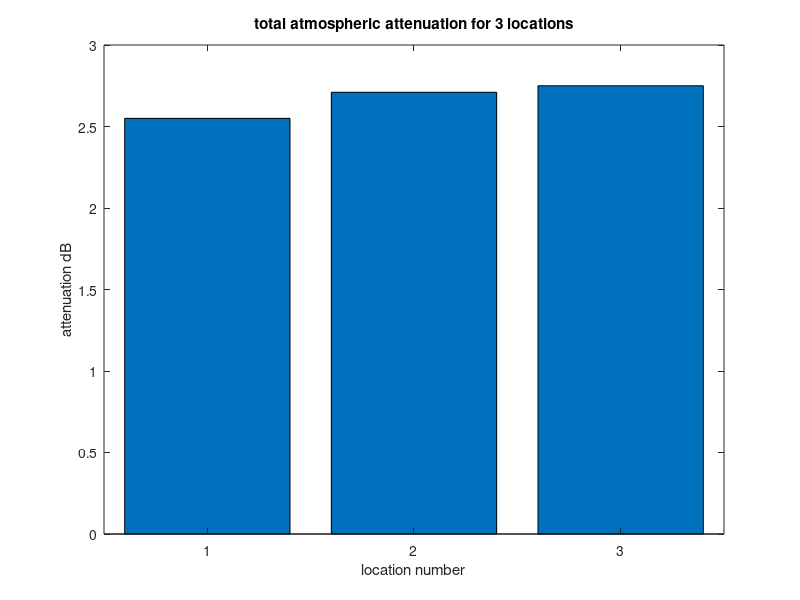

MATLAB code for this plot:
clear
clc
y = [2.55 2.71 2.75];

bar(y)
title("total atmospheric attenuation for 3 locations")
xlabel('location number')
ylabel("attenuation dB")